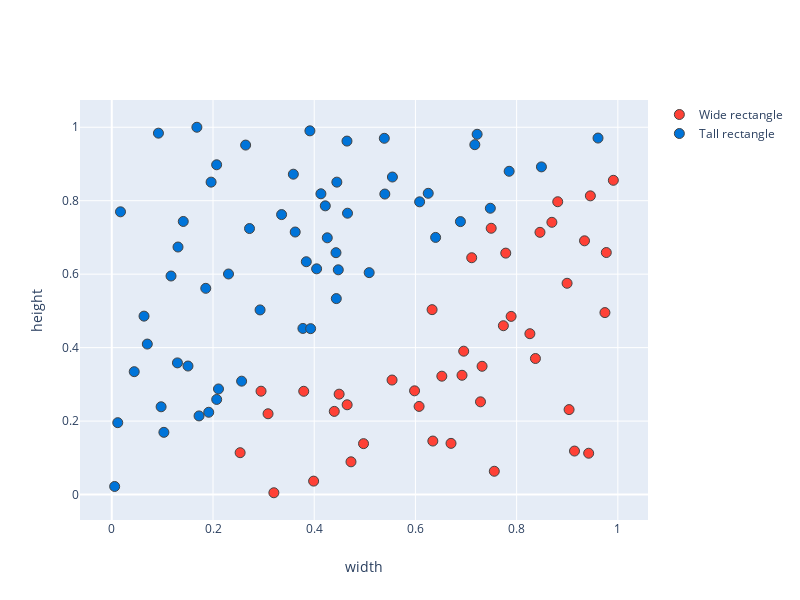

Notebook code cell kept with this figure:
### Code cell
plotter.disable_model_areas()
plotter.update_data_plots(data, labels, unq_classes=class_names[::-1])
plotter()
